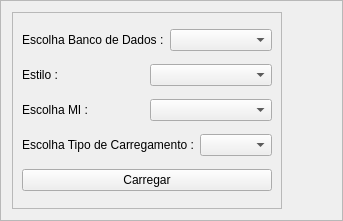
<?xml version="1.0" encoding="UTF-8"?>
<ui version="4.0">
 <class>interfaceFrame</class>
 <widget class="QFrame" name="interfaceFrame">
  <property name="geometry">
   <rect>
    <x>0</x>
    <y>0</y>
    <width>343</width>
    <height>221</height>
   </rect>
  </property>
  <property name="windowTitle">
   <string>Carrega Banco Sumarizado</string>
  </property>
  <property name="frameShape">
   <enum>QFrame::StyledPanel</enum>
  </property>
  <property name="frameShadow">
   <enum>QFrame::Raised</enum>
  </property>
  <layout class="QVBoxLayout" name="verticalLayout_2">
   <item>
    <layout class="QHBoxLayout" name="horizontalLayout_2">
     <item>
      <widget class="QFrame" name="mainFrame">
       <property name="frameShape">
        <enum>QFrame::StyledPanel</enum>
       </property>
       <property name="frameShadow">
        <enum>QFrame::Raised</enum>
       </property>
       <layout class="QVBoxLayout" name="verticalLayout">
        <item>
         <layout class="QHBoxLayout" name="horizontalLayout">
          <item>
           <widget class="QLabel" name="label">
            <property name="text">
             <string>Escolha Banco de Dados :</string>
            </property>
           </widget>
          </item>
          <item>
           <widget class="QComboBox" name="dataBaseCombo"/>
          </item>
         </layout>
        </item>
        <item>
         <layout class="QHBoxLayout" name="horizontalLayout_3">
          <item>
           <widget class="QLabel" name="label_2">
            <property name="text">
             <string>Estilo :</string>
            </property>
           </widget>
          </item>
          <item>
           <widget class="QComboBox" name="estiloCombo"/>
          </item>
         </layout>
        </item>
        <item>
         <layout class="QHBoxLayout" name="horizontalLayout_4">
          <item>
           <widget class="QLabel" name="label_4">
            <property name="text">
             <string>Escolha MI :</string>
            </property>
           </widget>
          </item>
          <item>
           <widget class="QComboBox" name="miCombo"/>
          </item>
         </layout>
        </item>
        <item>
         <layout class="QHBoxLayout" name="horizontalLayout_5">
          <item>
           <widget class="QLabel" name="label_5">
            <property name="text">
             <string>Escolha Tipo de Carregamento :</string>
            </property>
           </widget>
          </item>
          <item>
           <widget class="QComboBox" name="typeCombo"/>
          </item>
         </layout>
        </item>
        <item>
         <widget class="QPushButton" name="loadButton">
          <property name="text">
           <string>Carregar</string>
          </property>
         </widget>
        </item>
       </layout>
      </widget>
     </item>
     <item>
      <widget class="QLabel" name="gifLabel">
       <property name="sizePolicy">
        <sizepolicy hsizetype="Ignored" vsizetype="Ignored">
         <horstretch>0</horstretch>
         <verstretch>0</verstretch>
        </sizepolicy>
       </property>
       <property name="text">
        <string/>
       </property>
      </widget>
     </item>
    </layout>
   </item>
  </layout>
 </widget>
 <resources>
  <include location="icons/resources.qrc"/>
 </resources>
 <connections/>
</ui>
